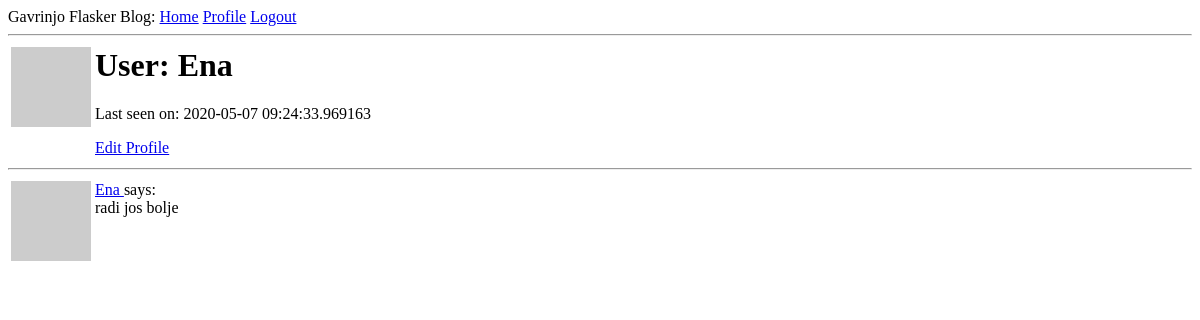
The app's page /user/Ena (signed in), older data.
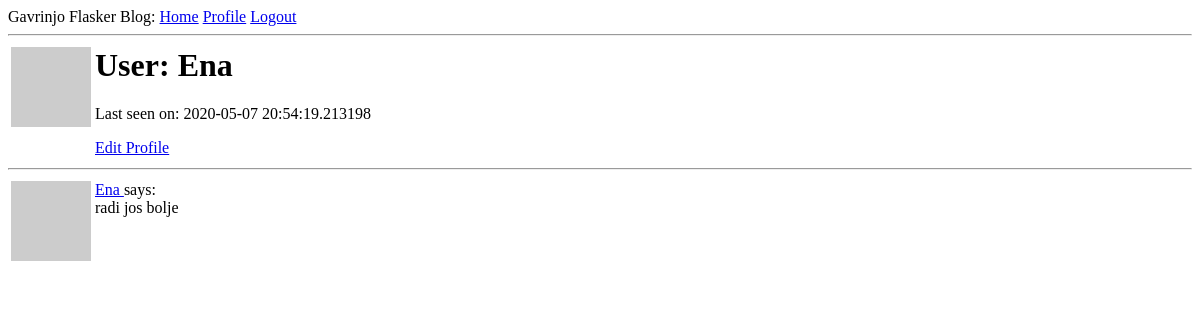
The same page, newer data.
### app/models.py (models this page shows, shortened)
class User(UserMixin, db.Model):
    id = db.Column(db.Integer, primary_key=True)
    username = db.Column(db.String(64), index=True, unique=True)
    email = db.Column(db.String(120), index=True, unique=True)
    password_hash = db.Column(db.String(128))
    about_me = db.Column(db.String(140))
    last_seen = db.Column(db.DateTime, default=datetime.utcnow)
    post = db.relationship("Post", backref="author", lazy="dynamic")
    def avatar(self, size):
        digest = md5(self.email.lower().encode("utf-8")).hexdigest()
        return f"https://www.gravatar.com/avatar/{digest}?d=identicon&r=x&s={size}"

class Post(db.Model):
    id = db.Column(db.Integer, primary_key=True)
    body = db.Column(db.String(140))
    timestamp = db.Column(db.DateTime, index=True, default=datetime.utcnow)
    user_id = db.Column(db.Integer, db.ForeignKey("user.id"))

### app/routes.py (the view)
@app.route("/user/<username>")
@login_required
def user(username):
    user = User.query.filter_by(username=username).first_or_404()
    posts = user.post.order_by(Post.timestamp.desc()).all()
    return render_template("user.html", title=user.username, user=user, posts=posts)

### app/models.py (called while the page is built)
@login.user_loader
def load_user(id):
    return User.query.get(int(id))

### app/routes.py (called while the page is built)
@app.before_request
def before_request():
    if current_user.is_authenticated:
        current_user.last_seen = datetime.utcnow()
        db.session.commit()

### app/templates/user.html (shortened to what this page needs)
{% extends 'base.html' %}
{% block content %}
    <table>
        <tr valign="top">
            <td><img src="{{ user.avatar(128) }}"></td>
            <td>
                <h1>User: {{ user.username }}</h1>
                {% if user.last_seen %}<p>Last seen on: {{ user.last_seen }}</p>{% endif %}
                {% if user == current_user %}
                <a href="{{ url_for('edit_profile') }}">Edit Profile</a>
                {% endif %}
            </td>
        </tr>
    </table>
    <hr>
    {% for post in posts %}
        {% include "_post.html" %}
    {% endfor %}
{% endblock %}

### app/templates/base.html (shortened to what this page needs)
<html lang="en">
<head>
</head>
<body>
    <div>Gavrinjo Flasker Blog:
        <a href="{{ url_for('index') }}">Home</a>
        {% if current_user.is_anonymous %}
        <a href="{{ url_for('login') }}">Login</a>
        {% else %}
        <a href="{{ url_for('user', username=current_user.username) }}">Profile</a>
        <a href="{{ url_for('logout') }}">Logout</a>
        {% endif %}
    </div>
    <hr>
    {% block content %} {% endblock content %}
</body>
</html>

### app/templates/_post.html
    <table>
        <tr valign="top">
            <td><img src="{{ post.author.avatar(36) }}"></td>
            <td>
                <a href="{{ url_for('user', username=post.author.username) }}">
                    {{ post.author.username }}
                </a>
                says:<br>{{ post.body }}
            </td>
        </tr>
    </table>

Row changes from the older to the newer data that the page shows:
changed User "Ena": last_seen "2020-05-07 09:24:33.969163" → "2020-05-07 20:54:19.213198"
